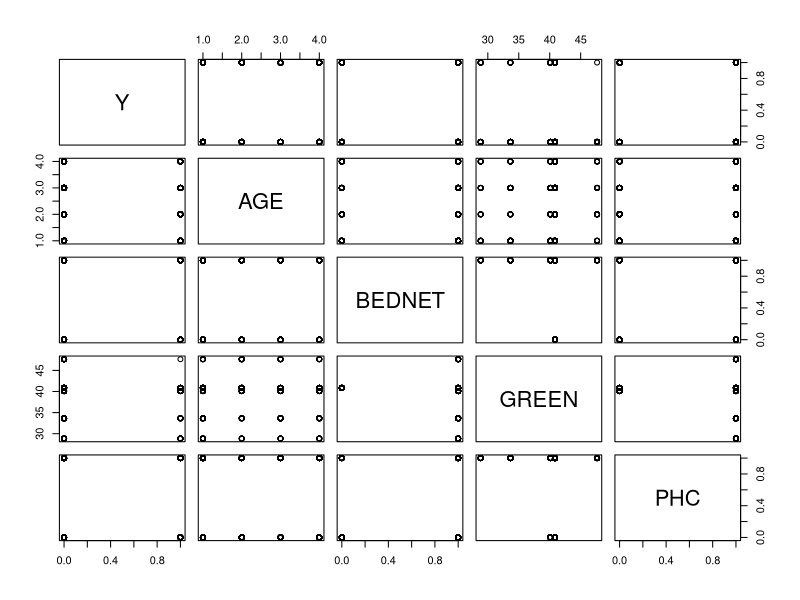

Here is the R script that generated this plot:
## ---- chunk 1
gambia = read.csv("gambiaMissing.csv")
library(dplyr)
library(knitr)
table(gambia$AGE) %>% as.data.frame() %>% kable()
## ---- chunk 2
table(gambia$GREEN) %>% as.data.frame() %>% kable()
## ---- chunk 3
print("Age and greenery")
cor(gambia$AGE, gambia$GREEN)
print("Age and bed net")
cor(gambia$AGE, gambia$BEDNET, use = "complete.obs") 
print("Grennery and bed net")
cor(gambia$GREEN, gambia$BEDNET, use = "complete.obs")
print("PHC and bed net")
cor(gambia$PHC, gambia$BEDNET, use = "complete.obs")
print("Greenery and PHC")
cor(gambia$GREEN, gambia$PHC)
print("Age and PHC")
cor(gambia$AGE, gambia$PHC)

## ---- chunk 4
pairs(gambia)
